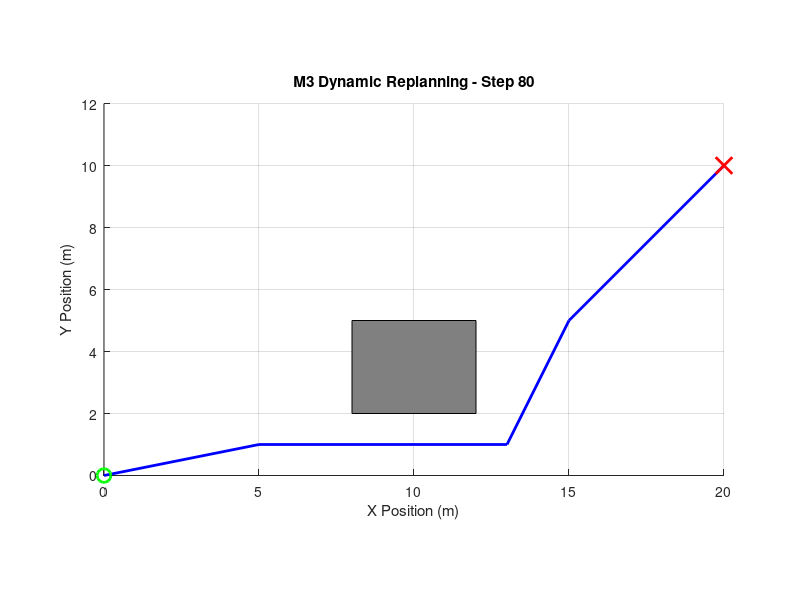

Reproduce this figure in MATLAB.
%% M3 - Prototype 3
% Dynamic Obstacle + Automatic Replanning
% SIH 2026

clc;
clear;
close all;

%% 1. Start and Goal

start = [0, 0];
goal  = [20, 10];

%% 2. Initial obstacle

obstacle = [8, 6, 12, 9];

%% 3. Initial path

path = [
    start;
    5, 2;
    10, 4;
    15, 7;
    goal
];

%% 4. Create figure

figure;
hold on;
grid on;
axis equal;

xlim([0 20]);
ylim([0 12]);

xlabel('X Position (m)');
ylabel('Y Position (m)');
title('M3 - Prototype 3: Dynamic Obstacle & Replanning');

%% 5. Simulate obstacle movement

for step = 1:80

    % Move obstacle downward
    obstacle(2) = 6 - 0.05 * step;
    obstacle(4) = 9 - 0.05 * step;

    %% Check current path

    collisionDetected = false;

    for i = 1:size(path,1)-1

        p1 = path(i,:);
        p2 = path(i+1,:);

        % Sample points along path segment
        t = linspace(0,1,100);

        x = p1(1) + t .* (p2(1) - p1(1));
        y = p1(2) + t .* (p2(2) - p1(2));

        inside = ...
            x >= obstacle(1) & ...
            x <= obstacle(3) & ...
            y >= obstacle(2) & ...
            y <= obstacle(4);

        if any(inside)
            collisionDetected = true;
            break;
        end
    end

    %% Replan if collision detected

    if collisionDetected

        disp('Obstacle detected on current path.');
        disp('REPLANNING...');

        % New path goes below the obstacle
        path = [
            start;
            5, 1;
            13, 1;
            15, 5;
            goal
        ];

        disp('New safe path generated.');

    end

    %% Draw current situation

    cla;

    rectangle( ...
        'Position',[ ...
        obstacle(1), ...
        obstacle(2), ...
        obstacle(3)-obstacle(1), ...
        obstacle(4)-obstacle(2)], ...
        'FaceColor',[0.5 0.5 0.5]);

    plot(path(:,1), path(:,2), ...
        'b-', 'LineWidth', 2);

    plot(start(1), start(2), ...
        'go', 'MarkerSize', 10, 'LineWidth', 2);

    plot(goal(1), goal(2), ...
        'rx', 'MarkerSize', 12, 'LineWidth', 2);

    title(['M3 Dynamic Replanning - Step ', num2str(step)]);

    xlim([0 20]);
    ylim([0 12]);

    drawnow;

    pause(0.05);

end

hold off;
